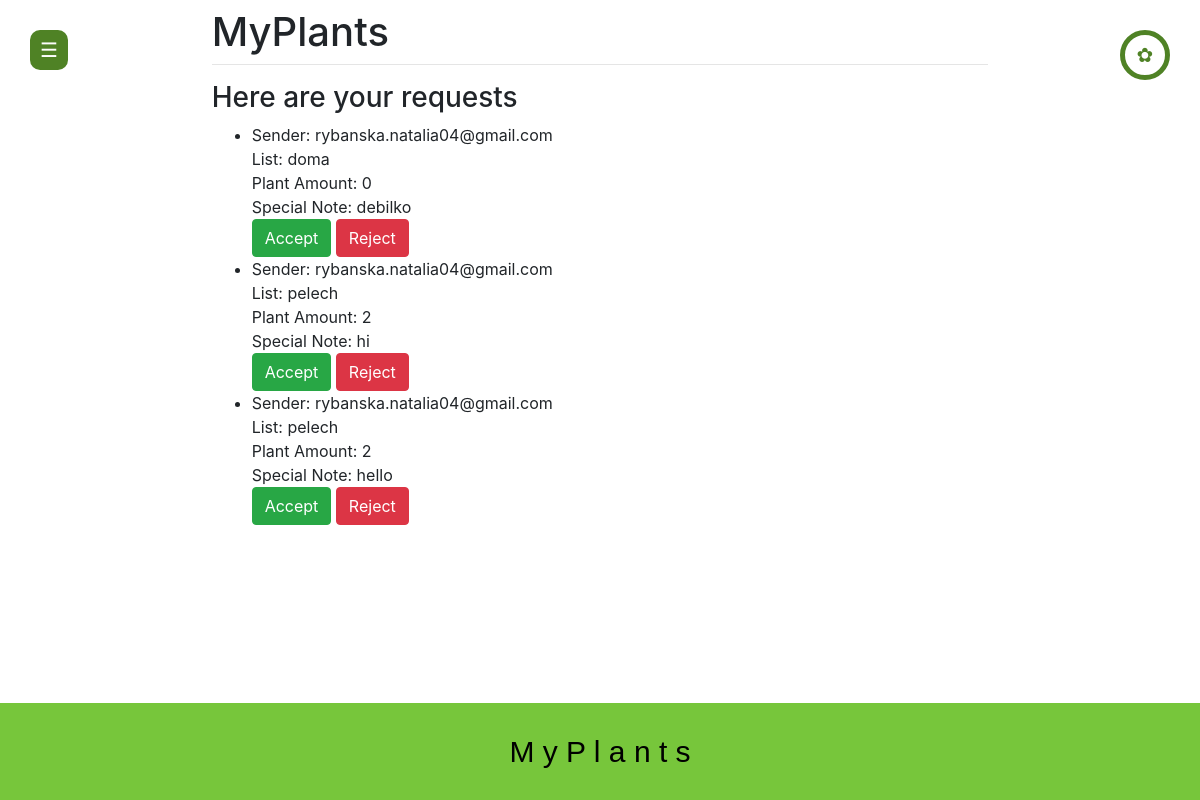
Page /requests/ (signed in) on the committed database.
### main/models.py (models this page shows, shortened)
class Requests(models.Model):
    senderID = models.ForeignKey(User, on_delete=models.CASCADE)
    listID = models.ForeignKey(PlantList, on_delete=models.CASCADE)
    receiverEmail = models.CharField(max_length=200)
    specialNote = models.CharField(max_length=200)

class PlantList(models.Model):
    userID = models.ForeignKey(User, on_delete=models.CASCADE)
    location = models.CharField(max_length=200)
    plantAmount = models.IntegerField(default=0)
    def __str__(self):
        return self.location

### main/views.py (the view, shortened to what this page needs)
# urls.py: path("requests/", views.requests, name="requests"),
def requests(request):
    user_requests = Requests.objects.filter(receiverEmail=request.user.email)
    return render(request, "main/requests.html", {'user_requests': user_requests})

### main/templates/main/requests.html (shortened to what this page needs)
{% extends 'main/base.html' %}
{% block content %}
<h3>Here are your requests</h3>
{% if user_requests %}
<ul>
    {% for request in user_requests %}
    <li>
        Sender: {{ request.senderID.email }}<br>
        List: {{ request.listID }}<br>
        Plant Amount: {{ request.listID.plantAmount }}<br>
        Special Note: {{ request.specialNote|default:"No special note provided" }}<br>
        <form method="POST">
            <button type="submit" class="btn btn-success" name="action" value="accept">Accept</button>
            <button type="submit" class="btn btn-danger" name="action" value="reject">Reject</button>
        </form>
    </li>
    {% endfor %}
</ul>
{% else %}
<p>No share requests found.</p>
{% endif %}
{% endblock %}

### rows in the picture
Requests: senderID.email "rybanska.natalia04@gmail.com", listID "doma", listID.plantAmount "0", specialNote "debilko"
Requests: senderID.email "rybanska.natalia04@gmail.com", listID "pelech", listID.plantAmount "2", specialNote "hi"
Requests: senderID.email "rybanska.natalia04@gmail.com", listID "pelech", listID.plantAmount "2", specialNote "hello"
